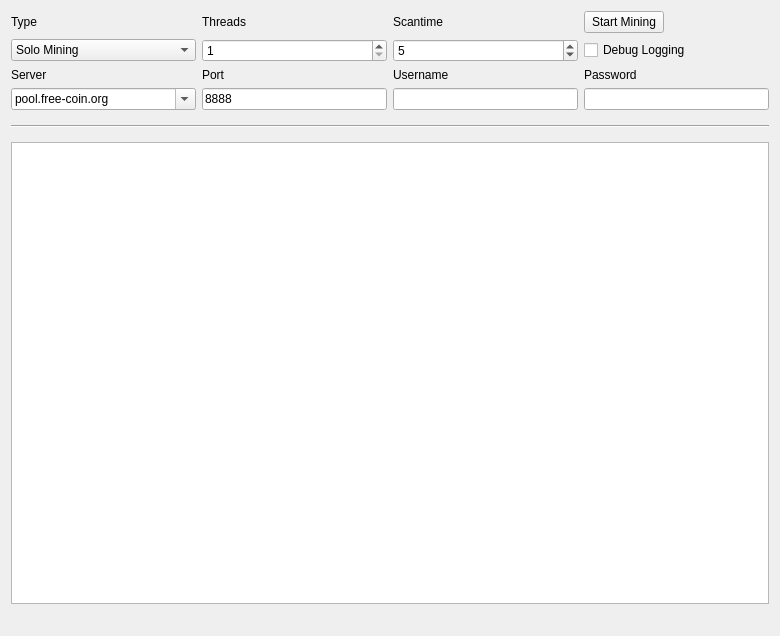
<?xml version="1.0" encoding="UTF-8"?>
<ui version="4.0">
 <class>MiningPage</class>
 <widget class="QWidget" name="MiningPage">
  <property name="geometry">
   <rect>
    <x>0</x>
    <y>0</y>
    <width>780</width>
    <height>636</height>
   </rect>
  </property>
  <property name="windowTitle">
   <string>Mining</string>
  </property>
  <layout class="QGridLayout" name="gridLayout">
   <property name="sizeConstraint">
    <enum>QLayout::SetMaximumSize</enum>
   </property>
   <item row="8" column="2">
    <widget class="QLineEdit" name="portLine">
     <property name="enabled">
      <bool>true</bool>
     </property>
     <property name="text">
      <string>8888</string>
     </property>
     <property name="value" stdset="0">
      <number>8888</number>
     </property>
    </widget>
   </item>
   <item row="4" column="3">
    <widget class="QSpinBox" name="scantimeBox">
     <property name="enabled">
      <bool>true</bool>
     </property>
     <property name="minimum">
      <number>1</number>
     </property>
     <property name="value">
      <number>5</number>
     </property>
    </widget>
   </item>
   <item row="4" column="4">
    <widget class="QCheckBox" name="debugCheckBox">
     <property name="text">
      <string>Debug Logging</string>
     </property>
    </widget>
   </item>
   <item row="3" column="3">
    <widget class="QLabel" name="scantimeLabel">
     <property name="enabled">
      <bool>true</bool>
     </property>
     <property name="layoutDirection">
      <enum>Qt::LeftToRight</enum>
     </property>
     <property name="text">
      <string>Scantime</string>
     </property>
    </widget>
   </item>
   <item row="16" column="1" colspan="2">
    <widget class="QLabel" name="shareCount">
     <property name="font">
      <font>
       <pointsize>10</pointsize>
       <weight>75</weight>
       <bold>true</bold>
      </font>
     </property>
     <property name="text">
      <string/>
     </property>
    </widget>
   </item>
   <item row="16" column="3" colspan="2">
    <widget class="QLabel" name="mineSpeedLabel">
     <property name="sizePolicy">
      <sizepolicy hsizetype="Preferred" vsizetype="Preferred">
       <horstretch>0</horstretch>
       <verstretch>0</verstretch>
      </sizepolicy>
     </property>
     <property name="font">
      <font>
       <pointsize>10</pointsize>
       <weight>75</weight>
       <bold>true</bold>
      </font>
     </property>
     <property name="text">
      <string/>
     </property>
     <property name="alignment">
      <set>Qt::AlignRight|Qt::AlignTrailing|Qt::AlignVCenter</set>
     </property>
    </widget>
   </item>
   <item row="10" column="1" colspan="4">
    <widget class="Line" name="line">
     <property name="sizePolicy">
      <sizepolicy hsizetype="Minimum" vsizetype="Fixed">
       <horstretch>0</horstretch>
       <verstretch>0</verstretch>
      </sizepolicy>
     </property>
     <property name="minimumSize">
      <size>
       <width>0</width>
       <height>20</height>
      </size>
     </property>
     <property name="orientation">
      <enum>Qt::Horizontal</enum>
     </property>
    </widget>
   </item>
   <item row="8" column="1">
    <widget class="QComboBox" name="serverLine">
     <property name="sizePolicy">
      <sizepolicy hsizetype="Expanding" vsizetype="Fixed">
       <horstretch>0</horstretch>
       <verstretch>0</verstretch>
      </sizepolicy>
     </property>
     <property name="autoFillBackground">
      <bool>true</bool>
     </property>
     <property name="editable">
      <bool>true</bool>
     </property>

     <item>
      <property name="text">
       <string>pool.free-coin.org</string>
      </property>
     </item>
    </widget>
   </item>
   <item row="8" column="3">
    <widget class="QLineEdit" name="usernameLine">
     <property name="enabled">
      <bool>true</bool>
     </property>
     <property name="text">
      <string/>
     </property>
    </widget>
   </item>
   <item row="15" column="1" colspan="4">
    <widget class="QListWidget" name="list">
     <property name="autoScrollMargin">
      <number>100000</number>
     </property>
     <property name="dragDropMode">
      <enum>QAbstractItemView::DragOnly</enum>
     </property>
     <property name="selectionMode">
      <enum>QAbstractItemView::NoSelection</enum>
     </property>
     <property name="movement">
      <enum>QListView::Snap</enum>
     </property>
     <property name="batchSize">
      <number>10</number>
     </property>
    </widget>
   </item>
   <item row="3" column="2">
    <widget class="QLabel" name="threadsLabel">
     <property name="enabled">
      <bool>true</bool>
     </property>
     <property name="text">
      <string>Threads</string>
     </property>
    </widget>
   </item>
   <item row="3" column="1">
    <widget class="QLabel" name="typeLabel">
     <property name="text">
      <string>Type</string>
     </property>
    </widget>
   </item>
   <item row="6" column="4">
    <widget class="QLabel" name="passwordLabel">
     <property name="enabled">
      <bool>true</bool>
     </property>
     <property name="text">
      <string>Password</string>
     </property>
    </widget>
   </item>
   <item row="6" column="2">
    <widget class="QLabel" name="portLabel">
     <property name="enabled">
      <bool>true</bool>
     </property>
     <property name="text">
      <string>Port</string>
     </property>
    </widget>
   </item>
   <item row="4" column="2">
    <widget class="QSpinBox" name="threadsBox">
     <property name="enabled">
      <bool>true</bool>
     </property>
     <property name="minimum">
      <number>1</number>
     </property>
     <property name="value">
      <number>1</number>
     </property>
    </widget>
   </item>
   <item row="3" column="4">
    <widget class="QPushButton" name="startButton">
     <property name="sizePolicy">
      <sizepolicy hsizetype="Fixed" vsizetype="Fixed">
       <horstretch>0</horstretch>
       <verstretch>0</verstretch>
      </sizepolicy>
     </property>
     <property name="text">
      <string>Start Mining</string>
     </property>
    </widget>
   </item>
   <item row="6" column="1">
    <widget class="QLabel" name="serverLabel">
     <property name="enabled">
      <bool>true</bool>
     </property>
     <property name="text">
      <string>Server</string>
     </property>
    </widget>
   </item>
   <item row="6" column="3">
    <widget class="QLabel" name="usernameLabel">
     <property name="enabled">
      <bool>true</bool>
     </property>
     <property name="text">
      <string>Username</string>
     </property>
    </widget>
   </item>
   <item row="4" column="1">
    <widget class="QComboBox" name="typeBox">
     <property name="editable">
      <bool>false</bool>
     </property>
     <property name="currentIndex">
      <number>0</number>
     </property>
     <item>
      <property name="text">
       <string>Solo Mining</string>
      </property>
     </item>
     <item>
      <property name="text">
       <string>Pool Mining</string>
      </property>
     </item>
    </widget>
   </item>
   <item row="8" column="4">
    <widget class="QLineEdit" name="passwordLine">
     <property name="enabled">
      <bool>true</bool>
     </property>
    </widget>
   </item>
  </layout>
 </widget>
 <layoutdefault spacing="6" margin="11"/>
 <tabstops>
  <tabstop>startButton</tabstop>
  <tabstop>typeBox</tabstop>
  <tabstop>threadsBox</tabstop>
  <tabstop>scantimeBox</tabstop>
  <tabstop>portLine</tabstop>
  <tabstop>usernameLine</tabstop>
  <tabstop>passwordLine</tabstop>
  <tabstop>debugCheckBox</tabstop>
  <tabstop>list</tabstop>
 </tabstops>
 <resources/>
 <connections/>
</ui>
